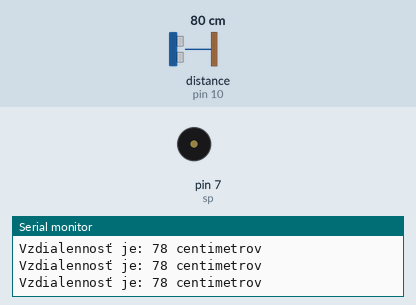
Bench run of a sketch on a simulated Arduino Uno, built with avr-gcc and run on an emulated ATmega328P. On the bench: buzzer (waves = sounding), the last lines printed to the serial monitor. Wiring (inferred from the names in the program): ultrasonic range finder: trigger pin 8; echo pin 10. The inputs (shaded band) are chosen by the test bench; at power-on: distance to the obstacle (sensor on pin 10) 80 cm. The echo pulse lasts 58.3 µs per cm.

Above: at 1.2 s.
1.3 s: distance to the obstacle (sensor on pin 10) set to 52 cm
2.8 s: distance to the obstacle (sensor on pin 10) set to 47 cm
At 3.9 s:
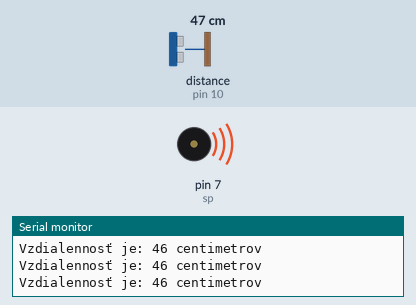
4.3 s: distance to the obstacle (sensor on pin 10) set to 34 cm
At 4.8 s:
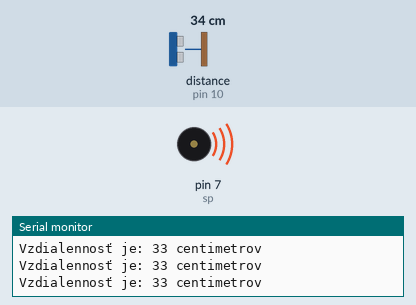
7.3 s: distance to the obstacle (sensor on pin 10) set to 33 cm
At 9.2 s:
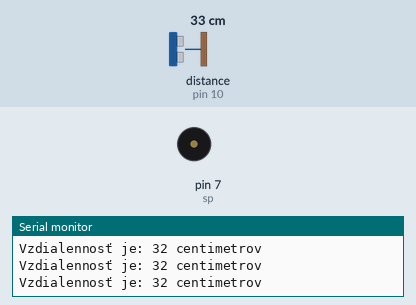
10.3 s: distance to the obstacle (sensor on pin 10) set to 18 cm
At 10.7 s:
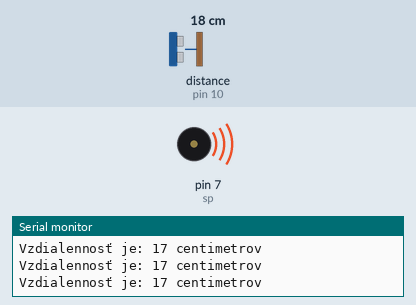
13.3 s: distance to the obstacle (sensor on pin 10) set to 16 cm
At 15.2 s:
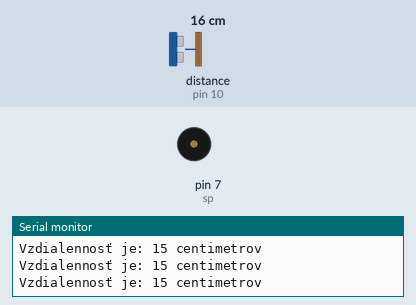
Timing chart, 0 to 16.7 s (numbered marks = the images above; inputs shaded):
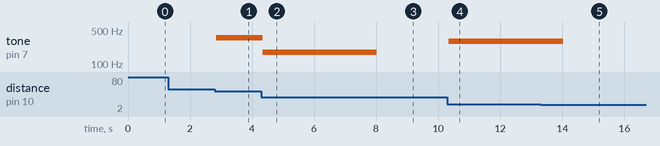

Measured:
- the behaviour switches between 48 and 47 cm on distance to the obstacle (sensor on pin 10) (found by bisection; images 0 and 1)
- the behaviour switches between 34 and 33 cm on distance to the obstacle (sensor on pin 10) (found by bisection; images 2 and 3)
- the behaviour switches between 18 and 17 cm on distance to the obstacle (sensor on pin 10) (found by bisection; images 4 and 5)
- after the input at 2.8 s, tone on pin 7 (sp): silent → 349 Hz after 0.05 s
- after the input at 4.3 s, tone on pin 7 (sp): 349 Hz → 174 Hz at once
- after the input at 7.3 s, tone on pin 7 (sp): 174 Hz → silent after 0.73 s
- after the input at 10.3 s, tone on pin 7 (sp): silent → 293 Hz after 0.05 s
- after the input at 13.3 s, tone on pin 7 (sp): 293 Hz → silent after 0.73 s

The sketch:

ultrasonicky_music.ino
```cpp
// defines pins numbers
 const int tp = 8;
const int ep = 10;
      int sp = 7;
         long duration;
         long distance;
int e4 = 329.63;
int d44 = 311.13;
int b3 = 246.94;
int d4 = 293.66;     //These are the frequency
int c4 =  261.63;     //values of the different notes
int a3 = 220;
int d3 = 146.83;
int f3 = 174.61;
int a33 = 233.08;
int g3 = 196;  //dodatok
int f4 = 349.23;
int e3 = 164.81;


void setup() {
 pinMode(tp, OUTPUT); // Sets the trigPin as an Output
 pinMode(ep, INPUT); // Sets the echoPin as an Input
 Serial.begin(9600); // Starts the serial communication
 pinMode(sp, OUTPUT);
 //pinMode(buttonPin, INPUT);
}

  void loop() {
  //   buttonState = digitalRead(buttonPin);
     int notes[] = {e4,d44,b3,d4,c4,a3,d3,f3,a33,g3,f4,e3};
// Clears the trigPin
digitalWrite(tp, LOW);
delayMicroseconds(2);
// Sets the trigPin on HIGH state for 10 micro seconds
digitalWrite(tp, HIGH);
delayMicroseconds(5);
digitalWrite(tp, LOW);
// Reads the echoPin, returns the sound wave travel time in microseconds
duration = pulseIn(ep, HIGH);
// Calculating the distance
distance= duration*0.034/2;
// Prints the distance on the Serial Monitor
Serial.print("Vzdialennosť je: ");
Serial.print(distance);
Serial.println(" centimetrov ");

if(distance>4&&distance<51)
  {
    if(distance>4&&distance<7)      //e4
      tone(sp,notes[0],650);
    else
      if(distance>8&&distance<11)
        tone(sp,notes[1],650);      //d44
    else
      if(distance>12&&distance<15)
        tone(sp,notes[2],700);      //b3
    else
      if(distance>16&&distance<19)
        tone(sp,notes[3],700);      //d4
    else
      if(distance>20&&distance<23)
        tone(sp,notes[4],700);      //c4
    else
      if(distance>24&&distance<27)
        tone(sp,notes[5],700);      //a3
    else
      if(distance>28&&distance<31)
        tone(sp,notes[6],1900);      //d3
    else
      if(distance>32&&distance<35)
        tone(sp,notes[7],700);      //f3
    else
      if(distance>36&&distance<39)
        tone(sp,notes[8],700);      //a33
    else
      if(distance>40&&distance<43)
        tone(sp,notes[9],700);      //g3
    else
      if(distance>44&&distance<47)
        tone(sp,notes[10],700);      //f4
    else
      if(distance>48&&distance<51)
        tone(sp,notes[11],700);      //e3
  }

}
```
